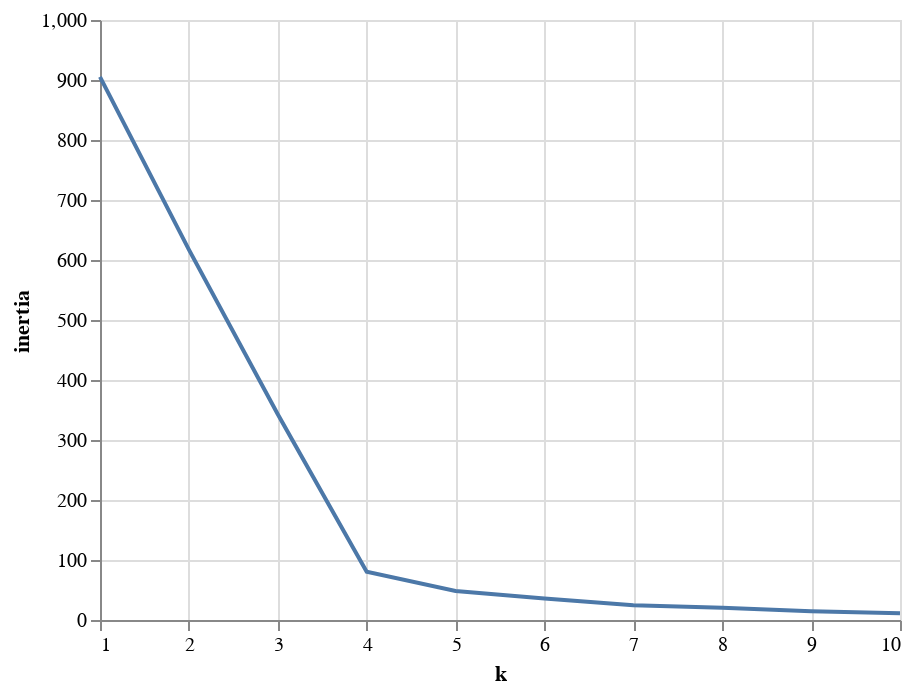

The code cell stored with this chart in its notebook:
### Markdown cell above
### Clustering Crytocurrencies Using K-Means

#### Find the Best Value for `k` Using the Elbow Curve

### Code cell
inertia = []
# creating 10 possible k values 
k = list(range(1, 11))

# Calculate the inertia for the range of k values
for i in k:
    km = KMeans(n_clusters=i, random_state=0)
    km.fit(df_pcs)
    inertia.append(km.inertia_)

# Create the Elbow Curve using hvPlot
elbow_dict = {"k": k, "inertia": inertia}
df_elbow = pd.DataFrame(elbow_dict)
alt.Chart(df_elbow).mark_line().encode(x="k", y="inertia")

### Figure 1 — Vega-Lite specification as saved in the notebook (floating-point values rounded to 4 significant figures)
{"config": {"view": {"continuousWidth": 400, "continuousHeight": 300}}, "data": {"name": "data-fce825bc6298cc49ef3c17f27e4330f7"}, "mark": "line", "encoding": {"x": {"type": "quantitative", "field": "k"}, "y": {"type": "quantitative", "field": "inertia"}}, "$schema": "https://vega.github.io/schema/vega-lite/v4.8.1.json", "datasets": {"data-fce825bc6298cc49ef3c17f27e4330f7": [{"k": 1, "inertia": 905.2}, {"k": 2, "inertia": 617.4}, {"k": 3, "inertia": 343.0}, {"k": 4, "inertia": 80.49}, {"k": 5, "inertia": 48.33}, {"k": 6, "inertia": 35.8}, {"k": 7, "inertia": 24.75}, {"k": 8, "inertia": 20.36}, {"k": 9, "inertia": 14.77}, {"k": 10, "inertia": 11.2}]}}
